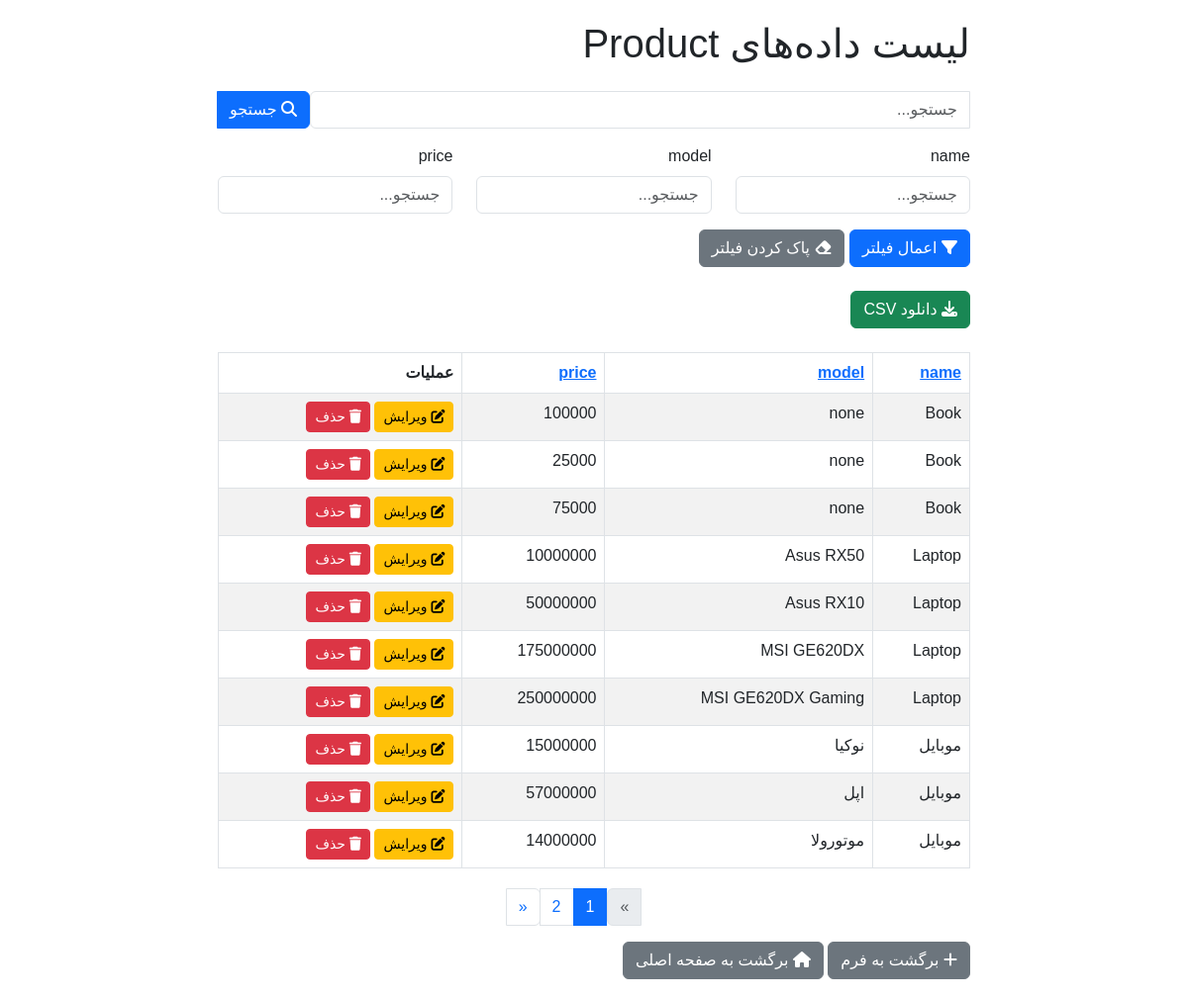
The app's page /product/list/?sort=name&order=asc&search= with its own data.
### core/views.py (the view, shortened to what this page needs)
# urls.py: re_path(r'^(?P<path>.+)/$', dynamic_url_resolver),
def dynamic_url_resolver(request, path):
    print(f"Checking path: {path}")
    print(f"Current dynamic_urls: {dynamic_urls}")
    clean_path = path.rstrip('/')
    if clean_path in dynamic_urls:
        view_func, kwargs = dynamic_urls[clean_path]
        return view_func(request, **kwargs)

### core/templatetags/template_filters.py (called while the page is built)
@register.filter
def get_item(dictionary, key):
    return dictionary.get(key)

### core/templates/core/list_data.html (shortened to what this page needs)
{% load template_filters %}
<!DOCTYPE html>
<html>
<head>
    <link href="https://cdn.jsdelivr.net/npm/bootstrap@5.3.0/dist/css/bootstrap.min.css" rel="stylesheet">
    <link rel="stylesheet" href="https://cdnjs.cloudflare.com/ajax/libs/font-awesome/6.4.0/css/all.min.css">
</head>
<body>
    <div class="container">
        <h1 class="mb-4">لیست داده‌های {{ model_name }}</h1>
        <form method="get" class="mb-4">
            <div class="input-group mb-3">
                <input type="text" name="search" class="form-control" placeholder="جستجو..." value="{{ search_query }}">
                <button type="submit" class="btn btn-primary"><i class="fas fa-search"></i> جستجو</button>
            </div>
            <div class="row">
                {% for field in fields %}
                    <div class="col-md-4 mb-3">
                        <label for="filter_{{ field }}" class="form-label">{{ field }}</label>
                        {% if field_types|get_item:field == 'django.db.models.BooleanField' %}
                            <select name="filter_{{ field }}" class="form-select">
                                <option value="">همه</option>
                                <option value="true" {% if filters|get_item:"filter_"|add:field == 'true' %}selected{% endif %}>بله</option>
                                <option value="false" {% if filters|get_item:"filter_"|add:field == 'false' %}selected{% endif %}>خیر</option>
                            </select>
                        {% elif field_types|get_item:field in 'django.db.models.IntegerField,django.db.models.FloatField' %}
                            <input type="text" name="filter_{{ field }}" class="form-control" placeholder="مثال: 100 یا 100-500" value="{{ filters|get_item:'filter_'|add:field }}">
                        {% elif field_types|get_item:field in 'django.db.models.DateField,django.db.models.DateTimeField' %}
                            <input type="date" name="filter_{{ field }}" class="form-control" value="{{ filters|get_item:'filter_'|add:field }}">
                        {% else %}
                            <input type="text" name="filter_{{ field }}" class="form-control" placeholder="جستجو..." value="{{ filters|get_item:'filter_'|add:field }}">
                        {% endif %}
                    </div>
                {% endfor %}
            </div>
            <button type="submit" class="btn btn-primary"><i class="fas fa-filter"></i> اعمال فیلتر</button>
            <a href="/{{ model_name|lower }}/list/" class="btn btn-secondary"><i class="fas fa-eraser"></i> پاک کردن فیلتر</a>
        </form>
        <a href="/{{ model_name|lower }}/export_csv/" class="btn btn-success mb-4"><i class="fas fa-download"></i> دانلود CSV</a>
        {% if data %}
            <table class="table table-striped table-bordered">
                <thead>
                    <tr>
                        {% for field in fields %}
                            <th>
                                <a href="?sort={{ field }}&order={% if sort_field == field and sort_order == 'asc' %}desc{% else %}asc{% endif %}&search={{ search_query }}">{{ field }}</a>
                            </th>
                        {% endfor %}
                        <th>عملیات</th>
                    </tr>
                </thead>
                <tbody>
                    {% for row in data %}
                        <tr>
                            {% for value in row %}
                                <td>{{ value }}</td>
                            {% endfor %}
                            <td>
                                <a href="/{{ model_name|lower }}/data/{{ forloop.counter0|add:1 }}/edit/" class="btn btn-sm btn-warning"><i class="fas fa-edit"></i> ویرایش</a>
                                <a href="/{{ model_name|lower }}/data/{{ forloop.counter0|add:1 }}/delete/" class="btn btn-sm btn-danger"><i class="fas fa-trash"></i> حذف</a>
                            </td>
                        </tr>
                    {% endfor %}
                </tbody>
            </table>
            {% if paginated_data.has_other_pages %}
                <nav aria-label="Page navigation">
                    <ul class="pagination">
                        {% if paginated_data.has_previous %}
                            <li class="page-item">
                                <a class="page-link" href="?page={{ paginated_data.previous_page_number }}&sort={{ sort_field }}&order={{ sort_order }}&search={{ search_query }}{% for key, value in filters.items %}&{{ key }}={{ value }}{% endfor %}" aria-label="Previous">
                                    <span aria-hidden="true">&raquo;</span>
                                </a>
                            </li>
                        {% else %}
                            <li class="page-item disabled">
                                <a class="page-link" href="#" aria-label="Previous">
                                    <span aria-hidden="true">&raquo;</span>
                                </a>
                            </li>
                        {% endif %}
                        {% for num in paginated_data.paginator.page_range %}
                            {% if paginated_data.number == num %}
                                <li class="page-item active"><a class="page-link" href="#">{{ num }}</a></li>
                            {% elif num > paginated_data.number|add:'-3' and num < paginated_data.number|add:'3' %}
                                <li class="page-item"><a class="page-link" href="?page={{ num }}&sort={{ sort_field }}&order={{ sort_order }}&search={{ search_query }}">{{ num }}</a></li>
                            {% endif %}
                        {% endfor %}
                        {% if paginated_data.has_next %}
                            <li class="page-item">
                                <a class="page-link" href="?page={{ paginated_data.next_page_number }}&sort={{ sort_field }}&order={{ sort_order }}&search={{ search_query }}" aria-label="Next">
                                    <span aria-hidden="true">&laquo;</span>
                                </a>
                            </li>
                        {% else %}
                            <li class="page-item disabled">
                                <a class="page-link" href="#" aria-label="Next">
                                    <span aria-hidden="true">&laquo;</span>
                                </a>
                            </li>
                        {% endif %}
                    </ul>
                </nav>
            {% endif %}
        {% else %}
            <div class="alert alert-info">هیچ داده‌ای ثبت نشده است.</div>
        {% endif %}
        <a href="/{{ model_name|lower }}/form/" class="btn btn-secondary"><i class="fas fa-plus"></i> برگشت به فرم</a>
        <a href="/" class="btn btn-secondary"><i class="fas fa-home"></i> برگشت به صفحه اصلی</a>
    </div>
</body>
</html>

### core/templates/core/list_data.html (style rules this page uses)
body { direction: rtl; font-family: Arial, sans-serif; }
.container { max-width: 800px; margin: 0 auto; padding: 20px; }
.pagination { justify-content: center; margin-top: 20px; }

### records on screen
core_product: row "Book" "none"
core_product: row "Book" "none"
core_product: row "Book" "none"
core_product: row "Laptop" "Asus RX50"
core_product: row "Laptop" "Asus RX10"
core_product: row "Laptop" "MSI GE620DX"
core_product: row "Laptop" "MSI GE620DX Gaming"
core_product: row "موبایل" "نوکیا"
core_product: row "موبایل" "اپل"
core_product: row "موبایل" "موتورولا"

### other values on screen
{{ model_name }} "Product"
{{ field }} "name" "model" "price"
{{ value }} "100000" "25000" "75000" "10000000" "50000000" "175000000" "250000000" "15000000" "57000000" "14000000"
{{ num }} "1"
{{ num }} "2"
